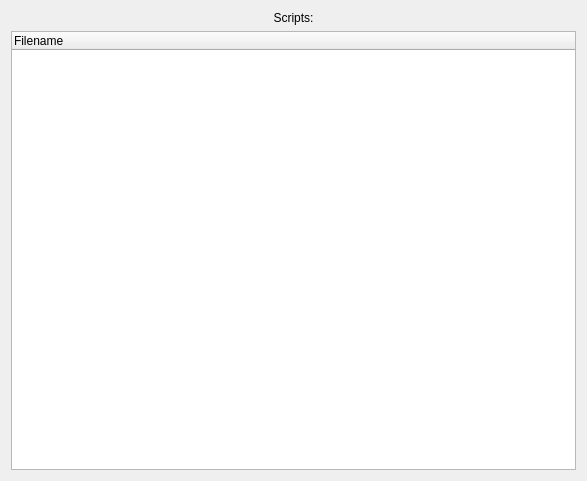
<?xml version="1.0" encoding="UTF-8"?>
<ui version="4.0">
 <class>JsScriptSelector</class>
 <widget class="QWidget" name="JsScriptSelector">
  <property name="geometry">
   <rect>
    <x>0</x>
    <y>0</y>
    <width>587</width>
    <height>481</height>
   </rect>
  </property>
  <property name="windowTitle">
   <string>Form</string>
  </property>
  <layout class="QGridLayout" name="gridLayout">
   <item row="0" column="0">
    <widget class="QLabel" name="label_script">
     <property name="maximumSize">
      <size>
       <width>16777215</width>
       <height>50</height>
      </size>
     </property>
     <property name="text">
      <string>Scripts:</string>
     </property>
     <property name="alignment">
      <set>Qt::AlignCenter</set>
     </property>
    </widget>
   </item>
   <item row="1" column="0">
    <widget class="QTreeWidget" name="treeWidget_scripts">
     <column>
      <property name="text">
       <string>Filename</string>
      </property>
     </column>
    </widget>
   </item>
  </layout>
 </widget>
 <resources/>
 <connections/>
</ui>
